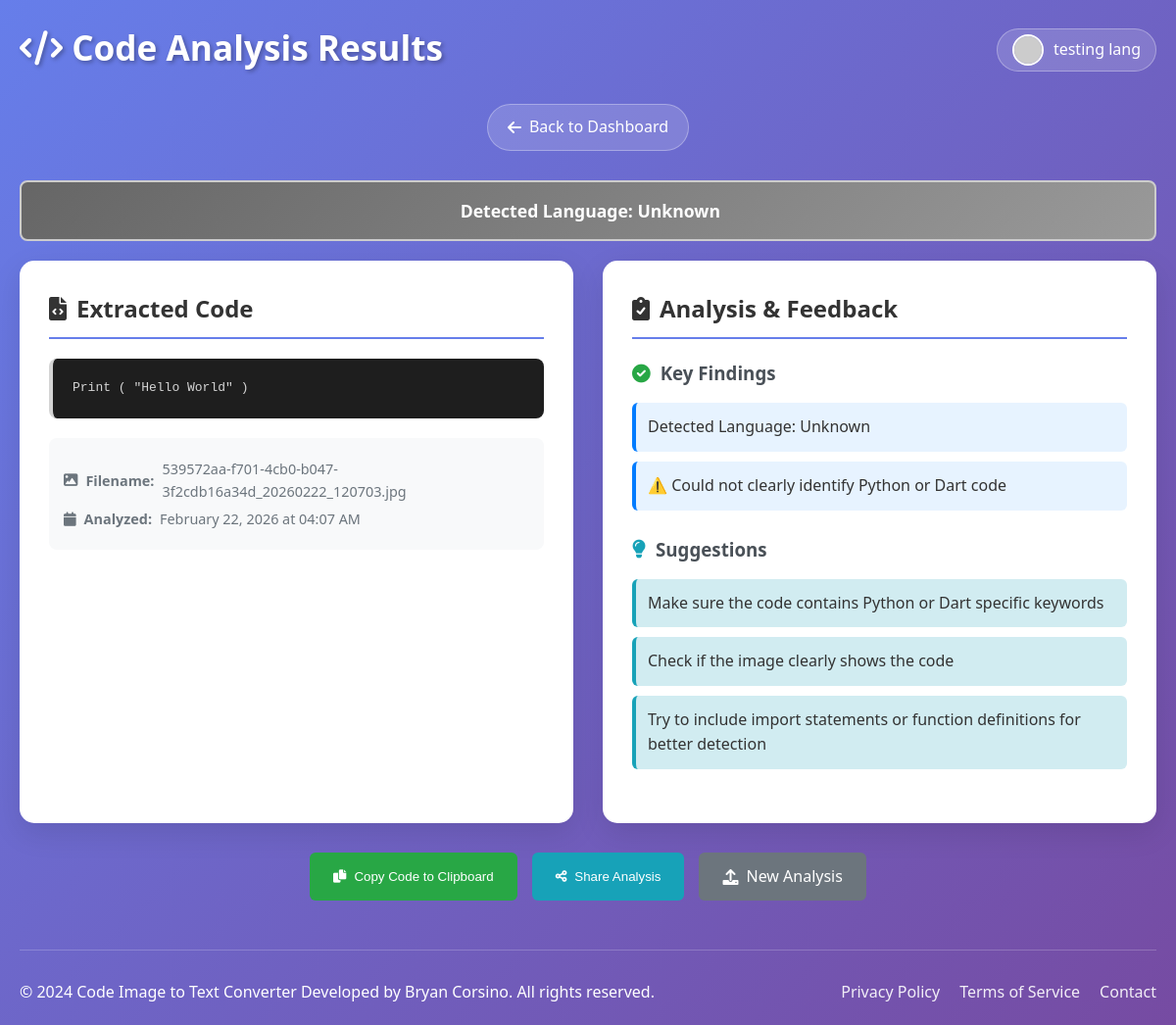
The app's page /analysis/1 (signed in) with its own data.
### app.py (models this page shows, shortened)
class User(UserMixin, db.Model):
    id = db.Column(db.Integer, primary_key=True)
    google_id = db.Column(db.String(100), unique=True, nullable=True)
    email = db.Column(db.String(100), unique=True, nullable=False)
    username = db.Column(db.String(50), unique=True, nullable=True)
    password_hash = db.Column(db.String(200), nullable=True)
    name = db.Column(db.String(100))
    profile_pic = db.Column(db.String(200))
    auth_provider = db.Column(db.String(20), default='local')
    created_at = db.Column(db.DateTime, default=datetime.utcnow)
    last_login = db.Column(db.DateTime, default=datetime.utcnow)
    analyses = db.relationship('Analysis', backref='user', lazy=True, cascade='all, delete-orphan')

class Analysis(db.Model):
    id = db.Column(db.Integer, primary_key=True)
    user_id = db.Column(db.Integer, db.ForeignKey('user.id'), nullable=False)
    filename = db.Column(db.String(200))
    extracted_code = db.Column(db.Text)
    detected_language = db.Column(db.String(50))
    feedback = db.Column(db.Text)
    warnings = db.Column(db.Text)
    suggestions = db.Column(db.Text)
    share_token = db.Column(db.String(100), unique=True, nullable=True)
    is_public = db.Column(db.Boolean, default=False)
    created_at = db.Column(db.DateTime, default=datetime.utcnow)

### app.py (the view)
@app.route('/analysis/<int:analysis_id>')
@login_required
def view_analysis(analysis_id):
    analysis = Analysis.query.get_or_404(analysis_id)
    if analysis.user_id != current_user.id and not analysis.is_public:
        flash('You do not have permission to view this analysis.', 'error')
        return redirect(url_for('history'))
    feedback = json.loads(analysis.feedback) if analysis.feedback else []
    warnings = json.loads(analysis.warnings) if analysis.warnings else []
    suggestions = json.loads(analysis.suggestions) if analysis.suggestions else []
    return render_template('result.html',
                         analysis=analysis,
                         code=analysis.extracted_code,
                         feedback=feedback,
                         warnings=warnings,
                         suggestions=suggestions,
                         language=analysis.detected_language)

### app.py (called while the page is built)
@login_manager.user_loader
def load_user(user_id):
    return User.query.get(int(user_id))

### templates/result.html (shortened to what this page needs)
<!DOCTYPE html>
<html lang="en">
<head>
    <link rel="stylesheet" href="{{ url_for('static', filename='style.css') }}">
    <link rel="stylesheet" href="https://cdnjs.cloudflare.com/ajax/libs/font-awesome/6.0.0/css/all.min.css">
</head>
<body>
    <div class="container">
        <header>
            <div class="header-top">
                <h1><i class="fas fa-code"></i> Code Analysis Results</h1>
                <div class="user-menu">
                    {% if current_user.is_authenticated %}
                        <div class="user-info">
                            <img src="{{ current_user.profile_pic or 'https://ui-avatars.com/api/?name=' + current_user.username + '&size=32&background=667eea&color=fff' }}" alt="Profile" class="profile-pic">
                            <span class="user-name">{{ current_user.name or current_user.username }}</span>
                        </div>
                    {% else %}
                        <a href="{{ url_for('index') }}" class="back-btn">
                            <i class="fas fa-home"></i> Back to Home
                        </a>
                    {% endif %}
                </div>
            </div>
            <a href="{{ url_for('dashboard') }}" class="back-btn" style="margin-top: 10px;">
                <i class="fas fa-arrow-left"></i> Back to Dashboard
            </a>
        </header>
        <div class="language-banner {{ 'python' if language == 'Python' else 'dart' if language == 'Dart' else 'unknown' }}">
            <strong>Detected Language:</strong> {{ language }}
        </div>
        <div class="results-grid">
            <div class="result-section">
                <h2><i class="fas fa-file-code"></i> Extracted Code</h2>
                <div class="code-container language-{{ language.lower() }}">
                    <pre><code>{{ code if code else 'No code could be extracted from the image.' }}</code></pre>
                </div>
                {% if analysis and analysis.filename %}
                <div class="file-info">
                    <p><i class="fas fa-image"></i> <strong>Filename:</strong> {{ analysis.filename }}</p>
                    <p><i class="fas fa-calendar"></i> <strong>Analyzed:</strong> {{ analysis.created_at.strftime('%B %d, %Y at %I:%M %p') }}</p>
                </div>
                {% endif %}
            </div>
            <div class="analysis-section">
                <h2><i class="fas fa-clipboard-check"></i> Analysis & Feedback</h2>
                {% if feedback %}
                <div class="feedback-section">
                    <h3><i class="fas fa-check-circle" style="color: #28a745;"></i> Key Findings</h3>
                    {% for item in feedback %}
                        <div class="feedback-item">{{ item }}</div>
                    {% endfor %}
                </div>
                {% endif %}
                {% if suggestions %}
                <div class="suggestions-section">
                    <h3><i class="fas fa-lightbulb" style="color: #17a2b8;"></i> Suggestions</h3>
                    {% for suggestion in suggestions %}
                        <div class="suggestion-item">{{ suggestion }}</div>
                    {% endfor %}
                </div>
                {% endif %}
            </div>
        </div>
        <div class="action-buttons">
            <button onclick="copyCode()" class="copy-btn">
                <i class="fas fa-copy"></i> Copy Code to Clipboard
            </button>
            {% if current_user.is_authenticated and analysis %}
            <button onclick="shareAnalysis({{ analysis.id }})" class="share-btn">
                <i class="fas fa-share-alt"></i> Share Analysis
            </button>
            {% endif %}
            <a href="{{ url_for('dashboard') }}" class="new-analysis-btn">
                <i class="fas fa-upload"></i> New Analysis
            </a>
        </div>
        <footer>
            <div class="footer-content">
                <p>&copy; 2024 Code Image to Text Converter Developed by Bryan Corsino. All rights reserved.</p>
                <div class="footer-links">
                    <a href="#">Privacy Policy</a>
                    <a href="#">Terms of Service</a>
                    <a href="#">Contact</a>
                </div>
            </div>
        </footer>
    </div>
</body>
</html>

### static/style.css (style rules this page uses)
* { margin: 0; padding: 0; box-sizing: border-box; }
body { font-family: 'Segoe UI', Tahoma, Geneva, Verdana, sans-serif; line-height: 1.6; color: #333; background: linear-gradient(135deg, #667eea 0%, #764ba2 100%); min-height: 100vh; }
.container { max-width: 1200px; margin: 0 auto; padding: 20px; }
header { text-align: center; margin-bottom: 30px; color: white; }
.header-top { display: flex; justify-content: space-between; align-items: center; margin-bottom: 15px; flex-wrap: wrap; }
header h1 { font-size: 2.2rem; margin-bottom: 5px; text-shadow: 2px 2px 4px rgba(0,0,0,0.3); }
.user-menu { display: flex; align-items: center; gap: 10px; }
.user-info { position: relative; display: flex; align-items: center; cursor: pointer; padding: 5px 15px; border-radius: 30px; background: rgba(255, 255, 255, 0.15); transition: all 0.3s ease; border: 1px solid rgba(255, 255, 255, 0.3); }
.profile-pic { width: 32px; height: 32px; border-radius: 50%; margin-right: 10px; border: 2px solid white; }
.user-name { color: white; font-weight: 500; }
.back-btn { display: inline-flex; align-items: center; gap: 8px; color: white; text-decoration: none; padding: 10px 20px; background: rgba(255, 255, 255, 0.15); border-radius: 25px; transition: all 0.3s ease; border: 1px solid rgba(255, 255, 255, 0.3); }
.results-grid { display: grid; grid-template-columns: 1fr 1fr; gap: 30px; margin-bottom: 30px; }
.result-section, .analysis-section { background: white; padding: 30px; border-radius: 15px; box-shadow: 0 10px 30px rgba(0,0,0,0.1); }
.result-section h2, .analysis-section h2 { margin-bottom: 20px; color: #333; border-bottom: 2px solid #667eea; padding-bottom: 10px; display: flex; align-items: center; gap: 10px; }
.code-container { background: #1e1e1e; color: #d4d4d4; padding: 20px; border-radius: 8px; overflow-x: auto; font-family: 'Consolas', 'Monaco', monospace; max-height: 400px; overflow-y: auto; border-left: 4px solid; }
.feedback-section, .warnings-section, .suggestions-section { margin-bottom: 25px; }
.feedback-section h3, .warnings-section h3, .suggestions-section h3 { margin-bottom: 15px; color: #495057; display: flex; align-items: center; gap: 10px; }
.feedback-item, .warning-item, .suggestion-item { padding: 12px; margin-bottom: 10px; border-radius: 6px; border-left: 4px solid; }
.feedback-item { background: #e7f3ff; border-left-color: #007bff; }
.suggestion-item { background: #d1ecf1; border-left-color: #17a2b8; }
.action-buttons { display: flex; gap: 15px; justify-content: center; flex-wrap: wrap; margin-top: 30px; }
.copy-btn, .new-analysis-btn, .share-btn { padding: 12px 24px; border: none; border-radius: 6px; text-decoration: none; font-weight: 500; cursor: pointer; transition: all 0.3s ease; display: inline-flex; align-items: center; gap: 8px; }
.copy-btn { background: #28a745; color: white; }
.new-analysis-btn { background: #6c757d; color: white; }
.share-btn { background: #17a2b8; color: white; }
.language-banner { padding: 15px; border-radius: 8px; margin-bottom: 20px; text-align: center; font-size: 1.1rem; font-weight: bold; color: white; }
.language-banner.unknown { background: linear-gradient(135deg, #666, #999); border: 2px solid #ccc; }
footer { margin-top: 50px; padding-top: 30px; border-top: 1px solid rgba(255, 255, 255, 0.2); }
.footer-content { display: flex; justify-content: space-between; align-items: center; color: white; flex-wrap: wrap; gap: 20px; }
.footer-links { display: flex; gap: 20px; }
.footer-links a { color: white; text-decoration: none; opacity: 0.9; transition: opacity 0.3s ease; }

### templates/result.html (style rules this page uses)
.file-info { margin-top: 20px; padding: 15px; background: #f8f9fa; border-radius: 8px; font-size: 0.9rem; color: #6c757d; }
.file-info p { margin: 5px 0; display: flex; align-items: center; gap: 8px; }

### records on screen
User: name "testing lang"
Analysis: detected_language "Unknown", extracted_code "Print ( \"Hello World\" )", filename "539572aa-f701-4cb0-b047-3f2cdb16a34d_20260222_120703.jpg", created_at "February 22, 2026 at 04:07 AM"

### other values on screen
{{ item }} "Detected Language: Unknown" "⚠️ Could not clearly identify Python or Dart code"
{{ suggestion }} "Make sure the code contains Python or Dart specific keywords" "Check if the image clearly shows the code" "Try to include import statements or function definitions for better detection"
